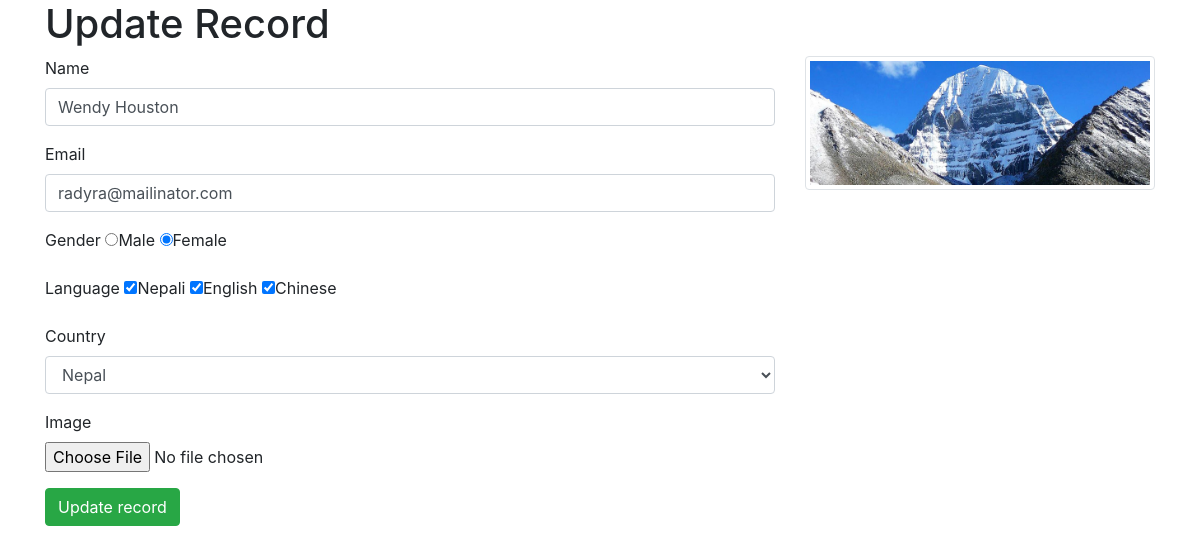
The app's page /edit/7 with its own data.
### record/models.py (models this page shows)
class User(models.Model):
    gender_filed = [
        ('male', 'Male'),
        ('female', 'Female')
    ]
    language_filed = [
        ('nepali', 'Nepali'),
        ('english', 'English'),
        ('chinese', 'Chinese')
    ]
    name = models.CharField(max_length=255)
    email = models.CharField(max_length=255, unique=True)
    gender = models.CharField(choices=gender_filed, max_length=10)
    language = models.CharField(choices=language_filed, max_length=100)
    country = models.CharField(max_length=100)
    image = models.ImageField(upload_to='user_gallery', blank=True, null=True)
    def get_language(self):
        lang = self.language
        lang_object = lang.split(',')
        return lang_object

### record/views.py (the view)
# urls.py: path('edit/<id>', views.edit, name='edit'),
def edit(request, id):
    if request.method == "POST":
        user_obj = User.objects.get(id=id)
        user_obj.name = request.POST['name']
        user_obj.email = request.POST['email']
        user_obj.gender = request.POST['gender']
        user_obj.country = request.POST['country']
        language = request.POST.getlist('language')
        user_obj.language = ','.join(map(str, language))
        image = ''
        if request.FILES:
            delete_file(id)
            user_obj.image = request.FILES['image']
        user_obj.save()
        messages.success(request, "Data was updated")
        return redirect('/')
    else:
        content = {
            'userData': User.objects.get(id=id)
        }
        return render(request, 'update.html', content)

### record/templates/update.html (shortened to what this page needs)
{% extends 'layouts.html' %}
{% block content %}
    <div class="row">
        <div class="col-md-12">
            <h1>Update Record</h1>
        </div>
    </div>
    <div class="row">
        <div class="col-md-8">
            <form action="" method="post" enctype="multipart/form-data">
                <div class="form-group">
                    <label for="name">Name</label>
                    <input type="text" name="name" value="{{ userData.name }}" class="form-control" id="name" required>
                </div>
                <div class="form-group">
                    <label for="email">Email</label>
                    <input type="email" name="email"
                           value="{{ userData.email }}"
                           class="form-control" id="email" required>
                </div>
                <div class="form-group">
                    <label for="gender">Gender</label>
                    <label><input type="radio" name="gender" {% if userData.gender == 'male' %} checked {% endif %}
                                  value="male">Male</label>
                    <label><input type="radio" name="gender" {% if userData.gender == 'female' %} checked {% endif %}
                                  value="female">Female</label>
                </div>
                <div class="form-group">
                    <label for="language">Language</label>
                    <label><input type="checkbox" name="language" {% if 'nepali' in userData.get_language %}
                                  checked {% endif %} value="nepali">Nepali</label>
                    <label><input type="checkbox" name="language"  {% if 'english' in userData.get_language %}
                                  checked {% endif %} value="english">English</label>
                    <label><input type="checkbox" name="language"  {% if 'chinese' in userData.get_language %}
                                  checked {% endif %} value="chinese">Chinese</label>
                </div>
                <div class="form-group">
                    <label for="country">Country</label>
                    <select name="country" id="country" class="form-control">
                        <option value="nepal"  {% if userData.country == 'nepal' %} selected {% endif %}>Nepal</option>
                    </select>
                </div>
                <div class="form-group">
                    <label for="image">Image</label> <br>
                    <input type="file" name="image">
                </div>
                <div class="form-group">
                    <button class="btn btn-success">Update record</button>
                </div>
            </form>
        </div>
        <div class="col-md-4">
            {% if userData.image %}
                <img src="{{ userData.image.url }}" class="img-fluid img-thumbnail" alt="">
            {% endif %}
        </div>
    </div>
{% endblock content %}

### records on screen
User: name "Wendy Houston", email "radyra@mailinator.com", gender "☐ Male", gender "☑ Female", language "☑", country "Nepal", image (picture)
